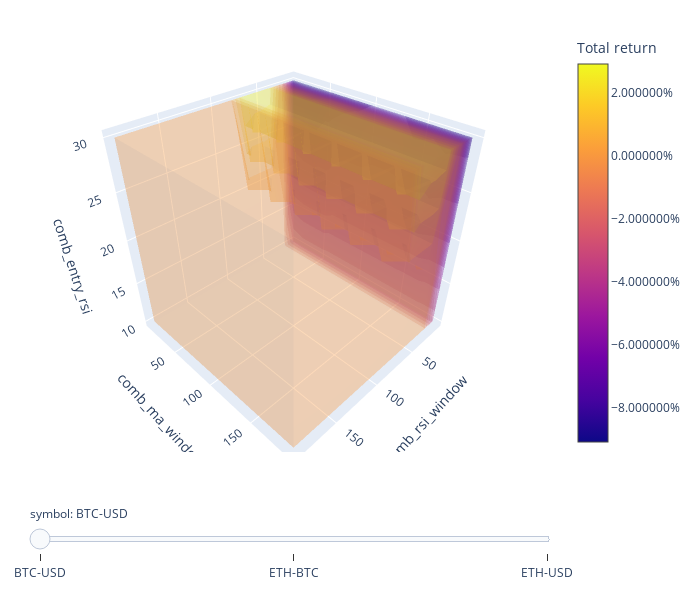

The notebook cell this image was saved under:
### Code cell
fig = returns.vbt.volume(
    x_level='comb_rsi_window',
    y_level='comb_ma_window', 
    z_level='comb_entry_rsi',
    slider_level='symbol',
    trace_kwargs=dict(colorbar=dict(title='Total return', tickformat='%')))
fig.show()

### Figure 1 — Plotly figure (JSON) as saved in the notebook; plotly's stock layout.template omitted (floating-point values rounded to 4 significant figures; data arrays with more than 128 entries replaced by an {"elided": "..."} marker saying what was removed)
{"data": [{"colorbar": {"tickformat": "%", "title": {"text": "Total return"}}, "colorscale": [[0, "#0d0887"], [0.1111, "#46039f"], [0.2222, "#7201a8"], [0.3333, "#9c179e"], [0.4444, "#bd3786"], [0.5556, "#d8576b"], [0.6667, "#ed7953"], [0.7778, "#fb9f3a"], [0.8889, "#fdca26"], [1, "#f0f921"]], "hovertemplate": "comb_rsi_window: %{x}<br>comb_ma_window: %{y}<br>comb_entry_rsi: %{z}<br>value: %{value}<extra></extra>", "name": "BTC-USD", "opacity": 0.2, "surface": {"count": 15}, "type": "volume", "uid": "2e078940-bdaf-4031-82ec-e16b715bde4b", "value": {"elided": "507 float values"}, "visible": true, "x": {"elided": "507 int values"}, "y": {"elided": "507 int values"}, "z": {"elided": "507 int values"}}, {"colorbar": {"tickformat": "%", "title": {"text": "Total return"}}, "colorscale": [[0, "#0d0887"], [0.1111, "#46039f"], [0.2222, "#7201a8"], [0.3333, "#9c179e"], [0.4444, "#bd3786"], [0.5556, "#d8576b"], [0.6667, "#ed7953"], [0.7778, "#fb9f3a"], [0.8889, "#fdca26"], [1, "#f0f921"]], "hovertemplate": "comb_rsi_window: %{x}<br>comb_ma_window: %{y}<br>comb_entry_rsi: %{z}<br>value: %{value}<extra></extra>", "name": "ETH-BTC", "opacity": 0.2, "surface": {"count": 15}, "type": "volume", "uid": "2a3a4e7b-fc22-41fc-9dc7-6069ba886f6b", "value": {"elided": "507 float values"}, "visible": false, "x": {"elided": "507 int values"}, "y": {"elided": "507 int values"}, "z": {"elided": "507 int values"}}, {"colorbar": {"tickformat": "%", "title": {"text": "Total return"}}, "colorscale": [[0, "#0d0887"], [0.1111, "#46039f"], [0.2222, "#7201a8"], [0.3333, "#9c179e"], [0.4444, "#bd3786"], [0.5556, "#d8576b"], [0.6667, "#ed7953"], [0.7778, "#fb9f3a"], [0.8889, "#fdca26"], [1, "#f0f921"]], "hovertemplate": "comb_rsi_window: %{x}<br>comb_ma_window: %{y}<br>comb_entry_rsi: %{z}<br>value: %{value}<extra></extra>", "name": "ETH-USD", "opacity": 0.2, "surface": {"count": 15}, "type": "volume", "uid": "e0df208d-33bf-4d8b-98f3-792cdc07650e", "value": {"elided": "507 float values"}, "visible": false, "x": {"elided": "507 int values"}, "y": {"elided": "507 int values"}, "z": {"elided": "507 int values"}}], "layout": {"height": 590, "legend": {"orientation": "h", "traceorder": "normal", "x": 1, "xanchor": "right", "y": 1.02, "yanchor": "bottom"}, "margin": {"b": 30, "l": 30, "r": 30, "t": 30}, "scene": {"xaxis": {"title": {"text": "comb_rsi_window"}}, "yaxis": {"title": {"text": "comb_ma_window"}}, "zaxis": {"title": {"text": "comb_entry_rsi"}}}, "sliders": [{"active": 0, "currentvalue": {"prefix": "symbol: "}, "pad": {"t": 50}, "steps": [{"args": [{"visible": [true, false, false]}, {}], "label": "BTC-USD", "method": "update"}, {"args": [{"visible": [false, true, false]}, {}], "label": "ETH-BTC", "method": "update"}, {"args": [{"visible": [false, false, true]}, {}], "label": "ETH-USD", "method": "update"}]}], "width": 700}}
